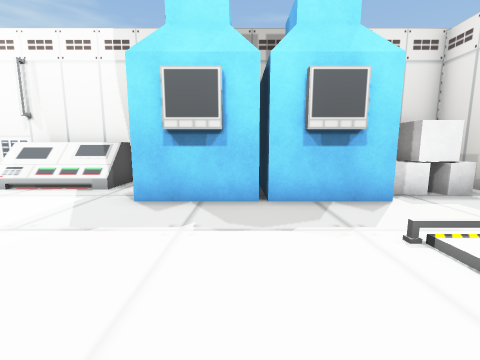
view 1 (above)

12 first-person views from a walk through a Unity game level. The camera is 1.2 m above the floor, tilts 8° down and sees 90° across. The floor is counted in squares, 1 m on a side. Each view is taken from the middle of a square. On the plan, view 1 faces up. The plan holds only what a view shows up to about 12 squares ahead; the rest is blank. The place goes on beyond the plan. The player character is not drawn. Door leaves are left out, so doorways stand open. Some surface patterns are stand-ins.

view 2
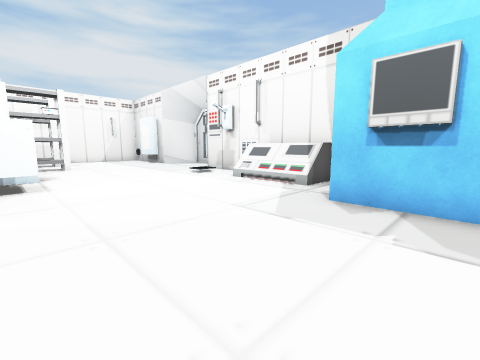

view 3
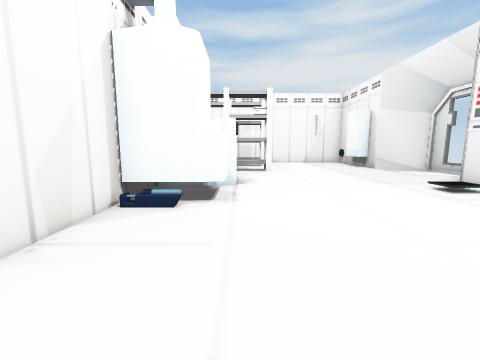

view 4
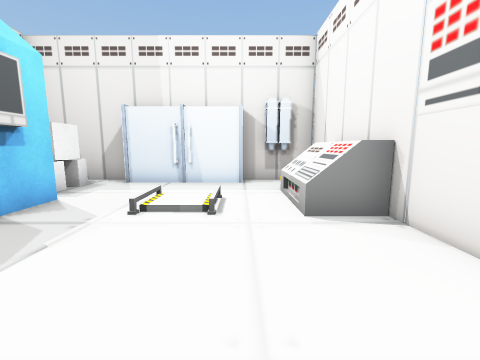

view 5
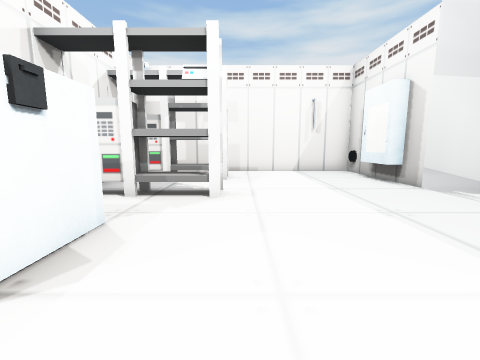

view 6
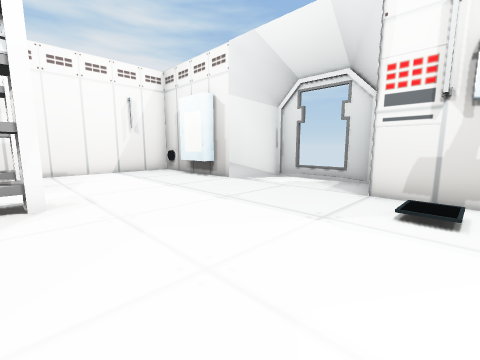

view 7
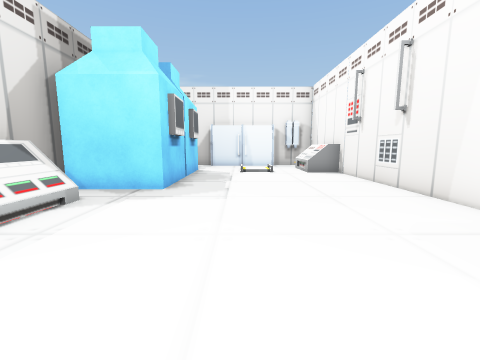

view 8
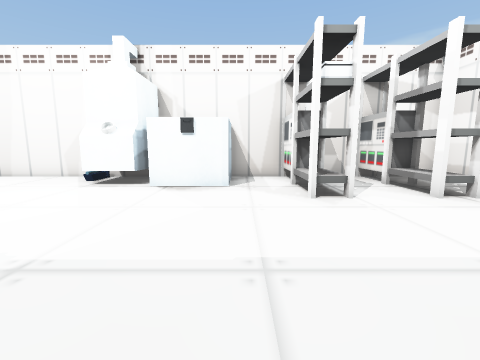

view 9
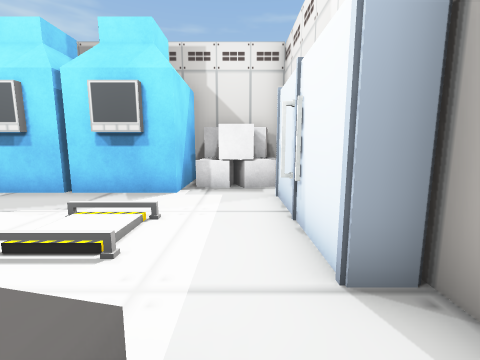

view 10
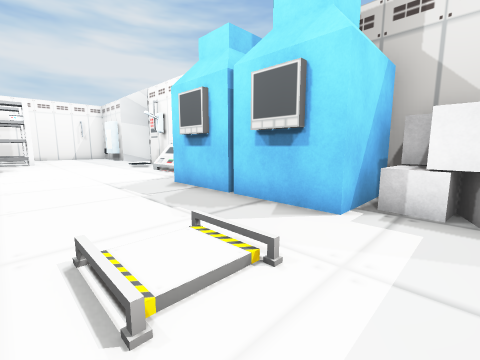

view 11
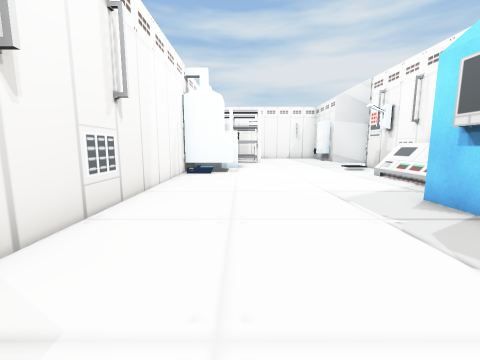

view 12
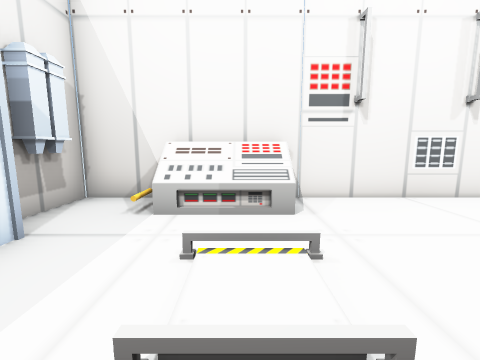

### Floor plan
Key: @ floor where view 1 was taken; # wall or solid block; . floor; / step, stairs or slope; D open door; v drop or lower ground; M machine; O other object.
Columns run from 21 left of view 1 to 7 right of it. Each row starts with its distance up from view 1.
 11       #DD#
 10      #....
  9      #....#
  8 vO# ##.....###OOOO#O  O O###v
  7 #.............OOOO.O OO OOOO#
  6 #..................OOOOOOOO.#
  5 #..................O#OO#O..Ov
  4 #..........................O
  3 #......................//..O
  2 #..O.OO....................O
  1 #..O..O..##.M..............Ov
  0 #..O.OO.O  MMM.......@.OOO.OO
 -1 #..O..O.O  MMM.........OOO..#
 -2 v#OO#OO#vOOvMM#########vOO##v

Where each view was taken, in squares from view 1:
view 1: 0 up, 0 right, facing up
view 2: 0 up, 0 right, facing up-left
view 3: 1 up, 3 left, facing left
view 4: 1 up, 2 left, facing right
view 5: 3 up, 9 left, facing left
view 6: 2 up, 9 left, facing up-left
view 7: 3 up, 9 left, facing right
view 8: 8 up, 13 left, facing down
view 9: 1 down, 5 right, facing up
view 10: 1 up, 5 right, facing up-left
view 11: 1 up, 3 right, facing left
view 12: 4 up, 3 right, facing down
